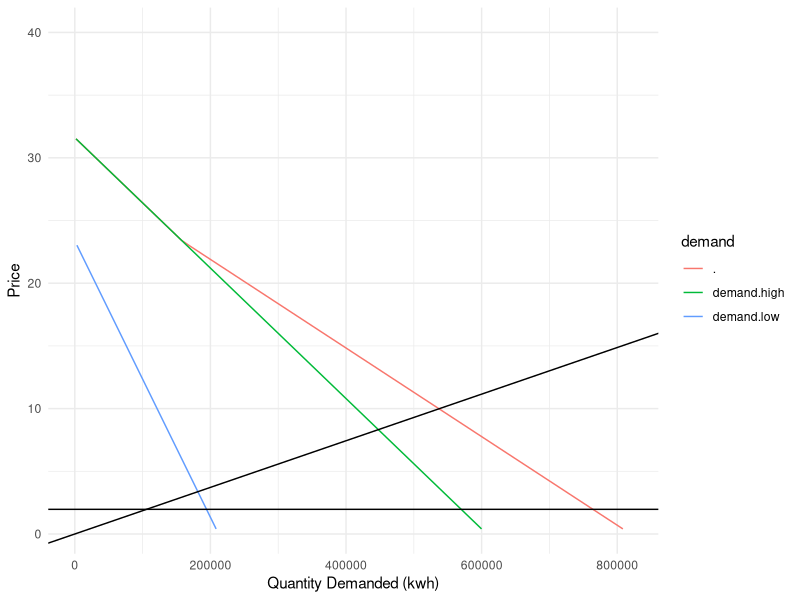
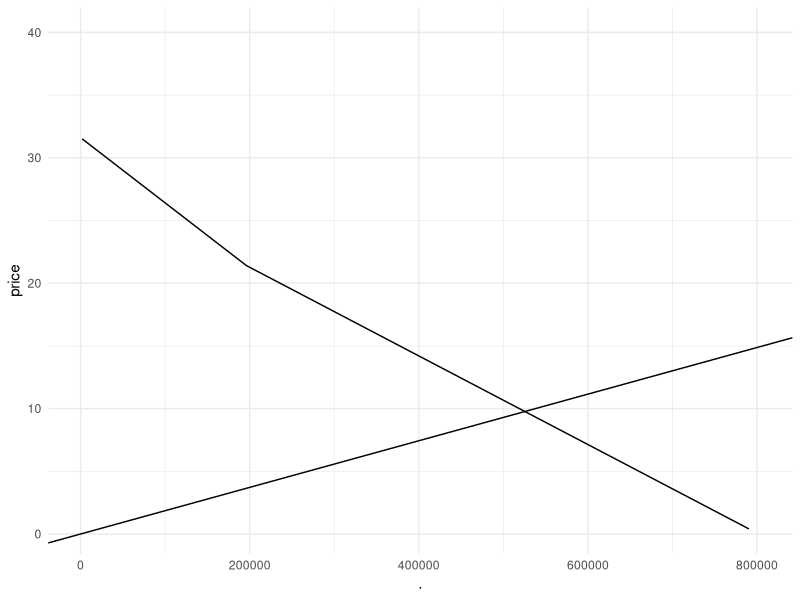
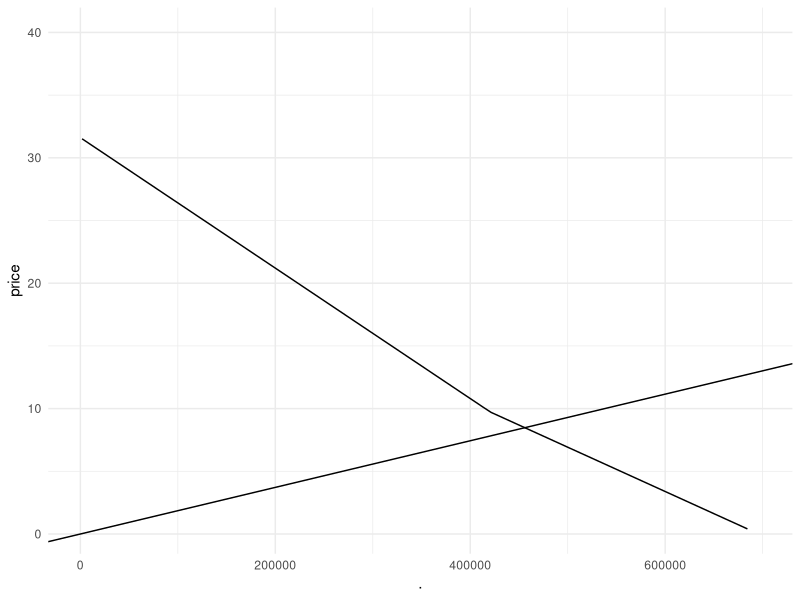

These figures' R source, in order:
## ---- chunk 1
knitr::opts_chunk$set(echo = TRUE, warning = FALSE, message = FALSE)

library(tidyverse)
library(here)
library(kableExtra)

options(scipen = 999)
## ---- chunk 2
# read in the data
data <- read_csv(here('data/HW3_data.csv')) %>% 
  select(!1) 

# perform a linear fit
low.model <- lm(Price_Cents ~ Q_Low_Kwh, data)
high.model <- lm(Price_Cents ~ Q_High_Kwh, data)
## ---- chunk 3
# convert price to demand
demand <- function(price, model) {
  q <- (price - model$coefficients[[1]]) / model$coefficients[[2]]
  q <- ifelse(q < 0, 0, q)
  return(q)
}

# calculate aggregate demand
demand_agg <- function(price, tax) {
  new_price <- price + tax
  q <- demand(new_price, low.model) + demand(price, high.model)
  return(q)
}

# calculate consumer surplus
cs <- function(price, model) {
  q <- demand(price, model)
  cs <- 0.5 * (model$coefficients[[1]] - price) * q
  return(cs)
}

# aggregate consumer surplus
cs_agg <- function(price){
  cs <- cs(price, high.model) + cs(price, low.model)
  return(cs)
}

# producer surplus
ps <- function(price, q_eq){
  ps <- 0.5 * price * q_eq
  
  return(ps)
}

eq_p_q <- function(m1, m2, b1, b2){
  q_star <- (b2 - b1) / (m1 - m2)
  p_star <- m1 * q_star + b1
  vector <- c(q_star, p_star)
  return(vector)
}
## ---- chunk 4
# function that converts quantity in lbs to metric tons and returns mec
mec <- function(q, p){
  q_ton <- q / 2204.62
  p_kwh <- q_ton * p * 100
  return(p_kwh)
}

mec_1 <- round(mec(0.85, 51), 4) 

mec_1
## ---- chunk 5
price <- seq(0, 40, length.out = 100)
agg_demand <- demand_agg(price, 0) %>% 
  as.data.frame() %>% 
  cbind(price) %>% 
  mutate(demand.low = demand(price, low.model),
         demand.high = demand(price, high.model)) %>% 
  pivot_longer(c(., demand.low, demand.high),
               names_to = 'demand',
               values_to = 'quantity_d') 

agg_demand[agg_demand == 0] <- NA

# lm for agg demand 
agg_demand.lm <- agg_demand %>% 
  filter(quantity_d > 30000, demand == '.')

demand.lm <- lm(price ~ quantity_d, data = agg_demand.lm)

# calculating equilibrium quantity
q_eq <- (10 - demand.lm$coefficients[1]) / demand.lm$coefficients[2]

# slope of supply curve
supply <- 10 / q_eq

ggplot(agg_demand) +
  geom_line(aes(x = quantity_d, y = price, color = demand))+
  geom_abline(slope = supply) +
  geom_hline(yintercept = mec_1) +
  theme_minimal() +
  labs(x = "Quantity Demanded (kwh)", y = "Price")
## ---- chunk 6
cs_low <- cs(10, low.model)
cs_high <- cs(10, high.model)
cs_aggr <- cs_agg(10)
p_s <- ps(10, q_eq)
env_cost <- q_eq * mec_1
## ---- chunk 7
cs_high_perc <- cs_high/cs_aggr *100
cs_low_perc <- cs_low/cs_aggr *100
## ---- chunk 8
# make new demand curve under the tax
new_agg_demand <- demand_agg(price, mec_1) %>%
  as.data.frame() %>% 
  cbind(price) 

new_agg_demand[new_agg_demand == 0] <- NA
  
ggplot(new_agg_demand) +
  geom_line(aes(x = ., y = price)) +
  geom_abline(slope = supply) +
  theme_minimal()

new_aggd.lm <- new_agg_demand %>% 
  filter(. > 250000)

lm.new_demand <- lm(price ~ ., data = new_aggd.lm)

new_eq <- eq_p_q(supply, lm.new_demand$coefficients[2], 0, lm.new_demand$coefficients[1])
e_damage_tax <- new_eq[1] * mec_1
cs_high_tax <- cs(new_eq[2] + mec_1, model = high.model)
cs_low_tax <- cs(new_eq[2] + mec_1, model = low.model) - e_damage_tax
ps_tax <- ps(new_eq[2], new_eq[1])
tax_revenue <- e_damage_tax
## ---- chunk 9
high_prop <- demand(10, high.model)/(demand(10, high.model)+ demand(10, low.model))

low_prop <- 1 - high_prop
## ---- chunk 10
high_welfare <- (cs_high_tax + high_prop*tax_revenue)/100
low_welfare <- (cs_low_tax + low_prop*tax_revenue)/100
ps_welfare <- ps_tax / 100
## ---- chunk 11
mec_change <- function(price, scc, quantity, high_prop, low_prop){
  mec_new <- mec(0.85, scc)
  agg_demand_new <- demand_agg(price, mec_new) %>% 
      as.data.frame() %>% 
      cbind(price) 
  
  lm.agg <- agg_demand_new %>% 
    filter(. > 300000)
  
  lm.final <- lm(price ~ ., data = lm.agg)
  new_eq <- eq_p_q(lm.final$coefficients[2], supply, lm.final$coefficients[1], 0)
  tax_revenue <- new_eq[1] * mec_new
  cs_high <- cs(new_eq[2] + mec_new, model = high.model)
  cs_low <- cs(new_eq[2] + mec_new, model = low.model) - tax_revenue
  
  high_welfare <- (cs_high + high_prop * tax_revenue) / 100
  low_welfare <- (cs_low + low_prop * tax_revenue) / 100
  ps_welfare <- ps(new_eq[2], new_eq[1]) / 100
  
  vector <- c(scc, high_welfare, low_welfare, ps_welfare)
  return(vector)
}
## ---- chunk 12
mec_51 <- mec_change(price, 51, q_eq, high_prop, low_prop)
mec_75 <- mec_change(price, 75, q_eq, high_prop, low_prop)
mec_100 <- mec_change(price, 100, q_eq, high_prop, low_prop)
mec_125 <- mec_change(price, 125, q_eq, high_prop, low_prop)
mec_150 <- mec_change(price, 150, q_eq, high_prop, low_prop)
mec_final <- rbind(mec_51, mec_75, mec_100, mec_125, mec_150)

mec_final %>% 
  kable(col.names = c('SCC ($/lb)', 'Welfare High Consumer ($)', 'Welfare Low Consumer ($)', 'Producer Welfare ($)')) %>% 
  kable_styling(bootstrap_options = c('hover', 'striped'))
## ---- chunk 13
# demand after tax and cut in half
demand_solar <- function(price, model) {
  q <- (price - (0.5*model$coefficients[[1]])) / model$coefficients[[2]]
  q <- ifelse(q < 0, 0, q)
  return(q)
}

# calculate aggregate demand after tax and cut in half
demand_agg_solar <- function(price, tax) {
  new_price <- price + tax
  q <- demand_solar(new_price, low.model) + demand(price, high.model)
  return(q)
}

#new demand curve and slope
solar_agg <- demand_agg_solar(price, mec_1) %>%
  as.data.frame() %>% 
  cbind(price) 

solar_agg[solar_agg == 0] <- NA

ggplot(solar_agg) +
  geom_line(aes(x = ., y = price)) +
  geom_abline(slope = supply) +
  theme_minimal()

solar_aggd.lm <- solar_agg %>% 
  filter(. > 420000)

lm.demand_agg_solar <- lm(price ~ ., data = solar_aggd.lm)
